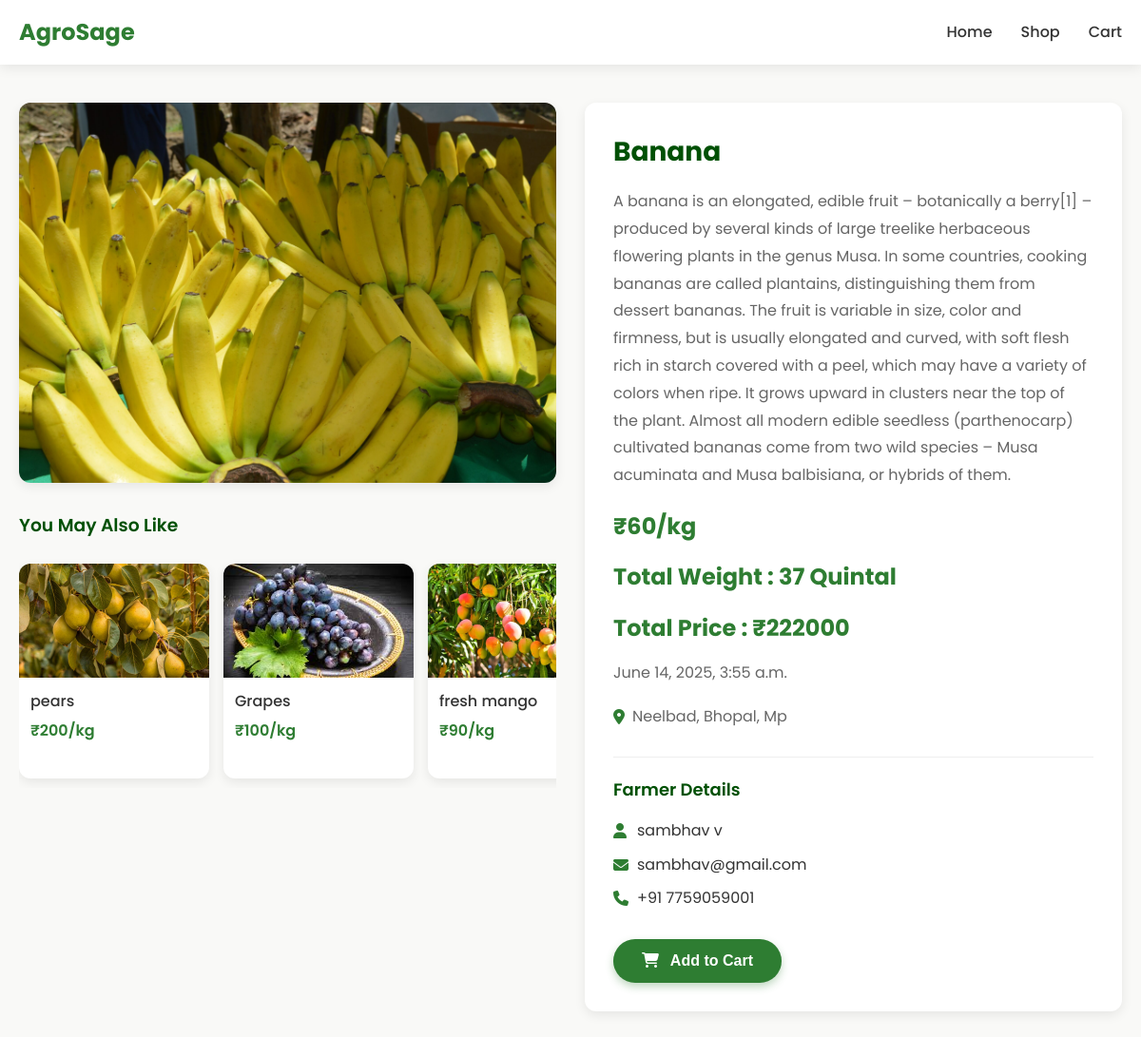
Page /product-card/5/ (signed in) on the committed database.
### home/models.py (models this page shows, shortened)
class MarketItems(models.Model):
    farmer = models.ForeignKey(User,on_delete=models.CASCADE)
    items_name = models.CharField(max_length=1000)
    items_description = models.TextField(max_length=1000)
    category = models.ForeignKey(Category,on_delete=models.CASCADE)   # e.g. “Fertilizer”, “Tool”
    item_price = models.IntegerField()
    item_image = models.ImageField(upload_to='market_items/')
    items_weight = models.IntegerField()
    min_weight = models.IntegerField(default=0)
    item_rating = models.IntegerField(default=0)
    location = models.CharField(max_length=300,default="Neelbad, Bhopal, Mp-42603")
    item_list_date = models.DateTimeField(auto_now_add=True)

### home/views.py (the view)
# urls.py: path('product-card/<int:product_id>/',views.product_card,name="product_card"),
@login_required
def product_card(request, product_id):
    product = get_object_or_404(MarketItems, id=product_id)
    related_products = MarketItems.objects.filter(category=product.category).exclude(id=product.id)
    check = Check.objects.filter(user=product.farmer).first()
    phone_number = check.phone_number
    total_price = product.item_price*100*product.items_weight
    print(product.item_image)
    context = {
        "product": product,
        "related_products": related_products,
        "phone_number" : phone_number,
        "total_price" : total_price,
    }
    return render(request, 'marketplace/product_card.html', context)

### templates/marketplace/product_card.html (shortened to what this page needs)
<!DOCTYPE html>
<html lang="en">
<head>
    <link rel="stylesheet" href="https://cdnjs.cloudflare.com/ajax/libs/font-awesome/6.4.0/css/all.min.css">
</head>
<body>
    <nav class="navbar">
        <div class="container nav-container">
            <div class="logo">
                <div class="flex items-center space-x-2">
                <span onclick="window.location.href='{% url 'index' %}'" class="text-2xl font-bold bg-gradient-to-r from-green-600 to-blue-500 text-transparent bg-clip-text">AgroSage</span>
            </div>
            </div>
            <ul class="nav-links">
                <li><a href="{% url 'index' %}">Home</a></li>
                <li><a href="{% url 'market' %}">Shop</a></li>
                <li><a href="{% url 'view_cart' %}">Cart</a></li>
            </ul>
        </div>
    </nav>
    <div class="container">
        <div class="product-section">
            <div class="product-left">
                <div class="product-image">
                    <img src="{{product.item_image.url}}" alt="">
                </div>
                <div class="recommendations">
                    <h3>You May Also Like</h3>
                    <div class="recommendation-cards">
                    {% for item in related_products %}
                         <div class="recommendation-card" onclick="window.location.href='{% url 'product_card' item.id %}'">
                            <div class="rec-image">
                                <img src="{{item.item_image.url}}" alt="Carrots">
                            </div>
                            <div class="rec-info">
                                <div class="rec-title">{{item.items_name}}</div>
                                <div class="rec-price">₹{{item.item_price}}/kg</div>
                            </div>
                        </div>
                    {% endfor %}
                    </div>
                </div>
            </div>
            <div class="product-right">
                <div class="product-details">
                    <h1 class="product-title">{{product.items_name}}</h1>
                    <p class="product-description">
                        {{product.items_description}}
                    </p>
                    <div class="product-price">₹{{product.item_price}}/kg</div>
                    <div class="product-price">Total Weight : {{product.items_weight}} Quintal</div>
                    <div class="product-price">Total Price : ₹{{total_price}}</div>
                    <div class="product-location">
                        <span>{{product.item_list_date}}</span>
                    </div>
                    <div class="product-location">
                        <i class="fas fa-map-marker-alt"></i>
                        <span>{{product.location}}</span>
                    </div>
                    <div class="farmer-details">
                        <h3>Farmer Details</h3>
                        <div class="farmer-info">
                            <div class="farmer-info-item">
                                <i class="fas fa-user"></i>
                                <span>{{product.farmer.first_name}} {{product.farmer.last_name}}</span>
                            </div>
                            <div class="farmer-info-item">
                                <i class="fas fa-envelope"></i>
                                <span>{{product.farmer.email}}</span>
                            </div>
                            <div class="farmer-info-item">
                                <i class="fas fa-phone"></i>
                                <span>+91 {{phone_number}}</span>
                            </div>
                        </div>
                    </div>
                    {% if product.farmer and product.farmer.id != user.id %}
                        <button class="add-to-cart bg-green-600 text-white px-4 py-2 rounded hover:bg-green-700 transition"
                                onclick="window.location.href='{% url 'add_to_cart' product.id %}'">
                            <i class="fas fa-shopping-cart mr-2"></i>
                            Add to Cart
                        </button>
                    {% endif %}
                </div>
            </div>
        </div>
    </div>
</body>
</html>

### templates/marketplace/product_card.html (style rules this page uses)
:root { --primary-color: #2e7d32; --primary-light: #60ad5e; --primary-dark: #005005; --secondary-color: #8bc34a; --text-color: #333; --light-text: #666; --bg-color: #f9f9f7; --card-bg: #ffffff; --border-radius: 12px; --box-shadow: 0 4px 12px rgba(0, 0, 0, 0.08); }
* { margin: 0; padding: 0; box-sizing: border-box; }
body { font-family: 'Poppins', sans-serif; background-color: var(--bg-color); color: var(--text-color); line-height: 1.6; }
.container { max-width: 1200px; margin: 0 auto; padding: 0 20px; }
.navbar { background-color: var(--card-bg); box-shadow: var(--box-shadow); position: sticky; top: 0; z-index: 100; padding: 15px 0; }
.nav-container { display: flex; justify-content: space-between; align-items: center; }
.logo { display: flex; align-items: center; font-size: 24px; font-weight: 700; color: var(--primary-color); }
.nav-links { display: flex; list-style: none; }
.nav-links li { margin-left: 30px; }
.nav-links a { text-decoration: none; color: var(--text-color); font-weight: 500; transition: color 0.3s; }
.product-section { padding: 40px 0; display: flex; flex-wrap: wrap; gap: 30px; }
.product-left { flex: 1; min-width: 300px; }
.product-right { flex: 1; min-width: 300px; }
.product-image { width: 100%; height: 400px; border-radius: var(--border-radius); overflow: hidden; box-shadow: var(--box-shadow); margin-bottom: 30px; }
.product-image img { width: 100%; height: 100%; object-fit: cover; transition: transform 0.5s; }
.recommendations { margin-top: 20px; }
.recommendations h3 { margin-bottom: 15px; color: var(--primary-dark); font-weight: 600; }
.recommendation-cards { display: flex; overflow-x: auto; gap: 15px; padding: 10px 0; scrollbar-width: thin; scrollbar-color: var(--primary-light) var(--bg-color); }
.recommendation-card { min-width: 200px; background-color: var(--card-bg); border-radius: var(--border-radius); box-shadow: var(--box-shadow); overflow: hidden; transition: transform 0.3s, box-shadow 0.3s; }
.rec-image { height: 120px; overflow: hidden; }
.rec-image img { width: 100%; height: 100%; object-fit: cover; }
.rec-info { padding: 12px; }
.rec-title { font-weight: 500; margin-bottom: 5px; color: var(--text-color); }
.rec-price { color: var(--primary-color); font-weight: 600; }
.product-details { background-color: var(--card-bg); border-radius: var(--border-radius); box-shadow: var(--box-shadow); padding: 30px; }
.product-title { font-size: 28px; font-weight: 700; color: var(--primary-dark); margin-bottom: 15px; }
.product-description { color: var(--light-text); margin-bottom: 20px; line-height: 1.8; }
.product-price { font-size: 24px; font-weight: 700; color: var(--primary-color); margin-bottom: 15px; }
.product-location { display: flex; align-items: center; margin-bottom: 20px; color: var(--light-text); }
.product-location i { margin-right: 8px; color: var(--primary-color); }
.farmer-details { margin-top: 30px; padding-top: 20px; border-top: 1px solid #eee; }
.farmer-details h3 { font-size: 18px; font-weight: 600; margin-bottom: 15px; color: var(--primary-dark); }
.farmer-info { display: flex; flex-direction: column; gap: 10px; }
.farmer-info-item { display: flex; align-items: center; }
.farmer-info-item i { width: 25px; color: var(--primary-color); }
.add-to-cart { display: inline-block; margin-top: 30px; background-color: var(--primary-color); color: white; border: none; padding: 14px 30px; border-radius: 30px; font-size: 16px; font-weight: 600; cursor: pointer; transition: background-color 0.3s, transform 0.2s; box-shadow: 0 4px 8px rgba(46, 125, 50, 0.3); }
.add-to-cart i { margin-right: 8px; }

### rows in the picture
MarketItems: item_image (picture), items_name "Banana", items_description "A banana is an elongated, edible fruit – botanically a berry[1] – produced by several kinds of large treelike herbaceous flowering plants in the genus Musa. In some countries, cooking bananas are called plantains, distinguishing them from dessert bananas. The fruit is variable in size, color and firmness, but is usually elongated and curved, with soft flesh rich in starch covered with a peel, which may have a variety of colors when ripe. It grows upward in clusters near the top of the plant. Almost all modern edible seedless (parthenocarp) cultivated bananas come from two wild species – Musa acuminata and Musa balbisiana, or hybrids of them.", item_price "60", items_weight "37", item_list_date "June 14, 2025, 3:55 a.m.", location "Neelbad, Bhopal, Mp", farmer.first_name "sambhav", farmer.last_name "v", farmer.email "sambhav@gmail.com"
MarketItems: item_image (picture), items_name "pears", item_price "200"
MarketItems: item_image (picture), items_name "Grapes", item_price "100"
MarketItems: item_image (picture), items_name "fresh mango", item_price "90"

### other values in the picture
{{ total_price }} "222000"
{{ phone_number }} "7759059001"
